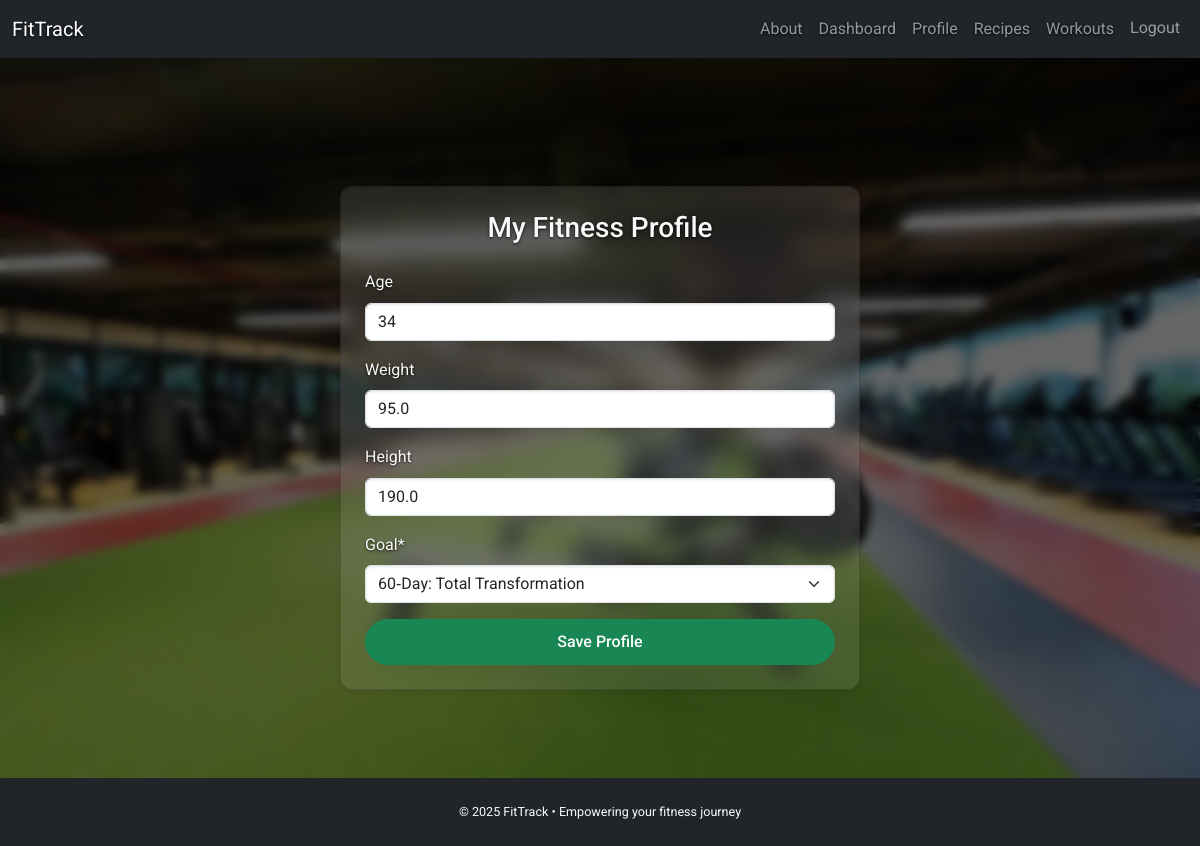
The page /profile/ (signed in) on the database as committed earlier.
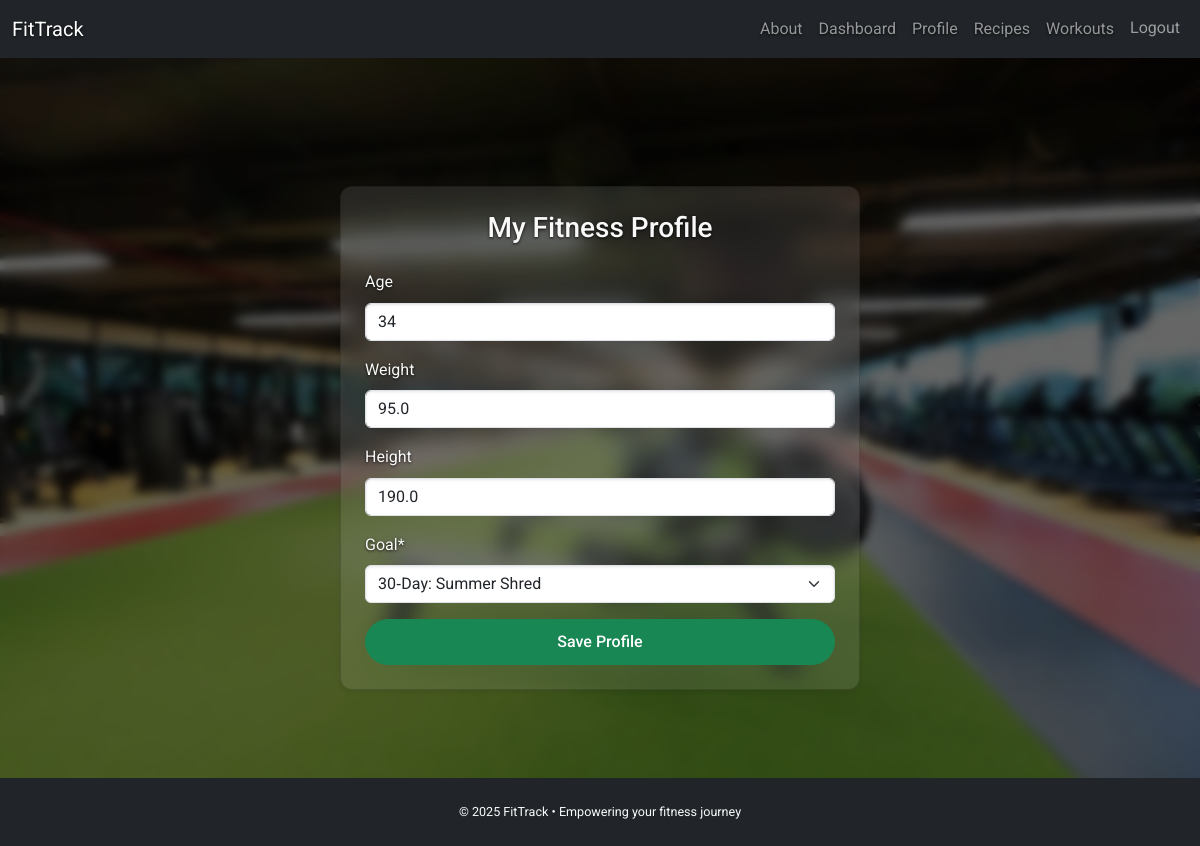
The same page on the database as committed later.
### common/models.py (models this page shows, shortened)
class UserProfile(models.Model):
    user = models.OneToOneField(UserModel, on_delete=models.CASCADE)
    goal = models.ForeignKey('GoalPlan', null=True, on_delete=models.SET_NULL)
    age = models.PositiveIntegerField(null=True, blank=True)
    weight = models.FloatField(null=True, blank=True)
    height = models.FloatField(null=True, blank=True)

### common/views.py (the view)
# urls.py: path('profile/', ProfileUpdateView.as_view(), name='profile'),
class ProfileUpdateView(LoginRequiredMixin, UpdateView):
    model = UserProfile
    form_class = UserProfileForm
    template_name = 'common/profile.html'
    success_url = reverse_lazy('dashboard')
    def get_object(self, queryset=None):
        return UserProfile.objects.get_or_create(user=self.request.user)[0]

### common/forms.py
class UserProfileForm(forms.ModelForm):
    class Meta:
        model = UserProfile
        fields = ['age', 'weight', 'height', 'goal']
        widgets = {
            'fitness_goal': forms.TextInput(attrs={
                'rows': 4,
                'class': 'form-control',
                'style': 'resize: vertical;'
            }),
        }

### common/models.py (called while the page is built)
    def __str__(self):
        return f"{self.length}‑Day: {self.name}"

### templates/common/profile.html (shortened to what this page needs)
{% extends 'common/base.html' %}
{% load crispy_forms_filters %}
{% load crispy_forms_tags %}
{% block content %}
<div class="d-flex justify-content-center align-items-center" style="min-height: calc(100vh - 120px);">
    <div class="card shadow-sm w-100" style="max-width: 520px;">
        <div class="card-body p-4">
            <h3 class="text-center mb-4">My Fitness Profile</h3>
                <form method="post" enctype="multipart/form-data">
                  {{ form|crispy }}
                      <div class="d-grid mt-3">
                        <button type="submit" class="btn btn-success">Save Profile</button>
                      </div>
                </form>
        </div>
    </div>
</div>
{% endblock %}

### templates/common/base.html (shortened to what this page needs)
{% load static %}
<!DOCTYPE html>
<html lang="en">
<head>
    <link href="https://cdn.jsdelivr.net/npm/bootstrap@5.3.0/dist/css/bootstrap.min.css" rel="stylesheet">
    <link href="https://cdn.jsdelivr.net/npm/bootstrap-icons@1.11.3/font/bootstrap-icons.css" rel="stylesheet">
    <link rel="stylesheet" href="{% static 'css/styles.css' %}">
</head>
<body
  class="d-flex flex-column min-vh-100"
  style="{% block body_style %}{% endblock %}"
>
    <nav class="navbar navbar-expand-lg navbar-dark bg-dark">
        <div class="container-fluid">
            <a class="navbar-brand" href="{% url 'landing' %}">FitTrack</a>
            <div class="collapse navbar-collapse" id="navbarNav">
                <ul class="navbar-nav ms-auto">
                    <li class="nav-item"><a class="nav-link" href="{% url 'about' %}">About</a></li>
                    {% if user.is_authenticated %}
                        <li class="nav-item"><a class="nav-link" href="{% url 'dashboard' %}">Dashboard</a></li>
                        <li class="nav-item"><a class="nav-link" href="{% url 'profile' %}">Profile</a></li>
                        <li class="nav-item"><a class="nav-link" href="{% url 'recipe_list' %}">Recipes</a></li>
                        <li class="nav-item"><a class="nav-link" href="{% url 'exercise_group_list' %}">Workouts</a></li>
                        <li class="nav-item">
                            <form method="post" action="{% url 'logout' %}" class="nav-link">
                                <button type="submit" class="btn btn-link nav-link" style="border: none; padding: 0;">Logout</button>
                            </form>
                        </li>
                    {% else %}
                        <li class="nav-item"><a class="nav-link" href="{% url 'login' %}">Login</a></li>
                        <li class="nav-item"><a class="nav-link" href="{% url 'register' %}">Register</a></li>
                    {% endif %}
                </ul>
            </div>
        </div>
    </nav>
    <main class="flex-fill container mt-4">
        {% block content %}
        {% endblock %}
    </main>
<footer class="bg-dark text-light py-4 mt-auto">
  <div class="container text-center small">
    © {% now "Y" %} FitTrack • Empowering your fitness journey
  </div>
</footer>
</body>
</html>

### static/css/styles.css (style rules this page uses)
body { font-family: 'Roboto', sans-serif; background: url('../images/gym.jpg') no-repeat center center fixed; background-size: cover; color: #f1f1f1; position: relative; line-height: 1.6; }
body::before { content: ""; position: fixed; top: 0; left: 0; width: 100%; height: 100%; background-color: rgba(0, 0, 0, 0.6); backdrop-filter: blur(5px); z-index: -1; }
h1, h2, h3, h4, p, label, a, small { color: #f9f9f9; text-shadow: 0 1px 3px rgba(0, 0, 0, 0.8); }
.card, .frosted-card { background: rgba(255, 255, 255, 0.1); backdrop-filter: blur(10px); -webkit-backdrop-filter: blur(10px); color: #fff; border-radius: 12px; box-shadow: 0 4px 16px rgba(0, 0, 0, 0.4); }
.btn-primary, .btn-success, .btn-outline-success { border-radius: 30px; font-weight: 500; padding: 0.6rem 1.3rem; transition: all 0.2s ease; }
input, textarea, select { background-color: #fff; color: #000; border-radius: 8px; padding: 0.5rem; border: 1px solid #ccc; box-shadow: inset 0 1px 3px rgba(0,0,0,0.1); }
footer { background-color: rgba(0, 0, 0, 0.4); color: #ddd; padding: 1rem 0; font-size: 0.9rem; }

Rows that differ between the two databases and show on the page:
changed UserProfile: goal "60‑Day: Total Transformation" → "30‑Day: Summer Shred"
